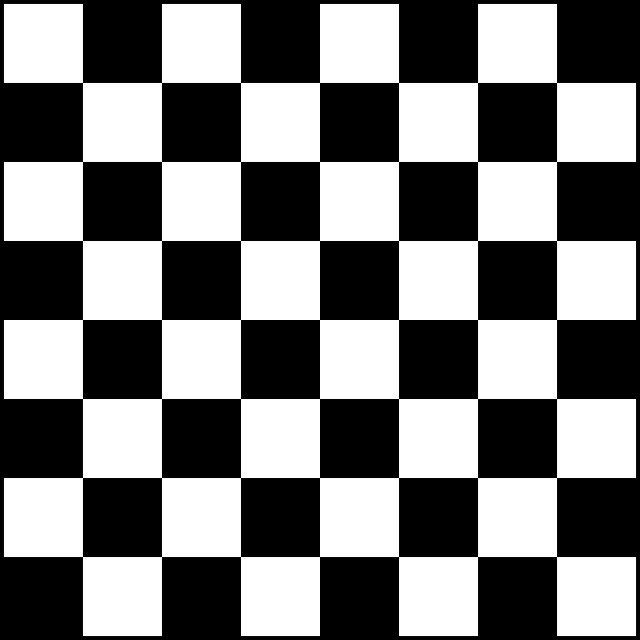
#> input picture Assignment3/board_1.jpg, 1280 x 1280 px (shown at 1/2 size)
$ jupyter execute CV_Assignment3.ipynb   (older library calls are emulated)
#> lines starting #> are read from the running program, lines starting #| are printed output that depends on the picture; after the words box and inside, x2 and y2 are one past the last pixel; in counts of white or black regions, pixels touching at a corner belong together
[cell 1]
import cv2
import numpy as np
board = cv2.imread("board_1.jpg")
#> board is the input picture: shape (1280, 1280, 3); min 0, max 255, mean 124.4
board = cv2.resize(board, (800, 800))
#> board: shape (800, 800, 3)

gray = cv2.imread("board_1.jpg", 0)
#> gray: shape (1280, 1280); min 0, max 255, mean 124.4
gray = cv2.resize(gray, (800, 800))
#> gray: shape (800, 800)

ret, thresh = cv2.threshold(gray, 40, 255, cv2.THRESH_BINARY)
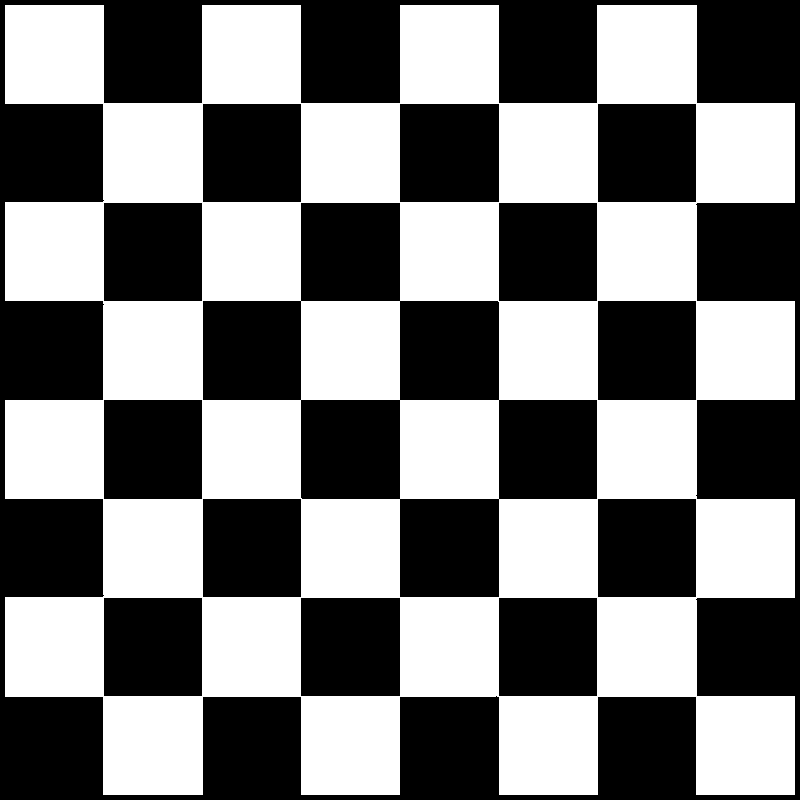
#> thresh: shape (800, 800); 49.2% white; 1 white region, box (x1, y1, x2, y2) and area: (5, 5, 795, 795) 315197

sobelx = cv2.Sobel(thresh, cv2.CV_64F, 1, 0, ksize=5)
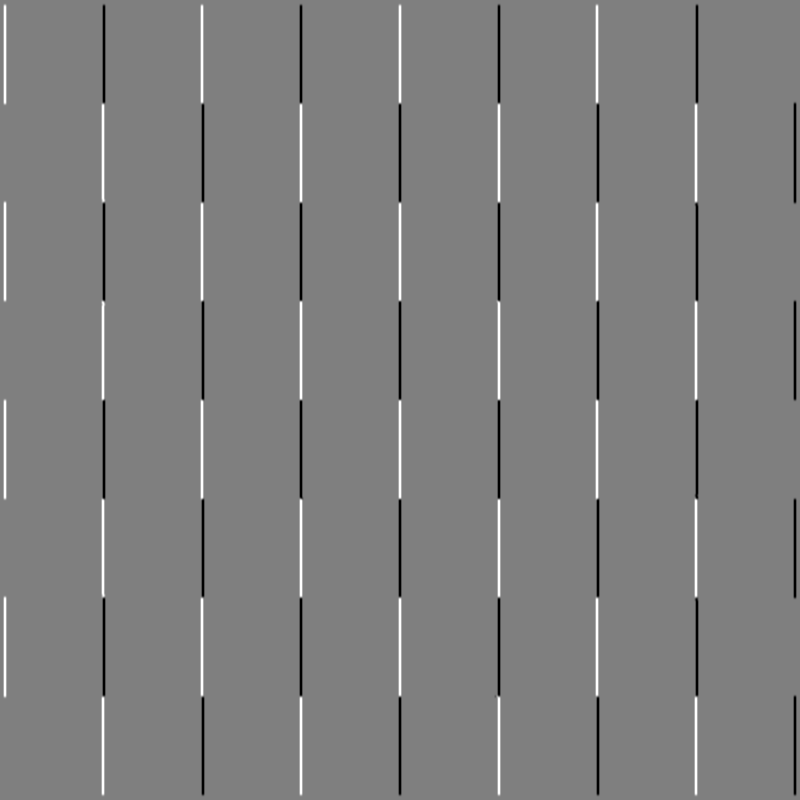
#> sobelx: shape (800, 800) float64; min -12240, max 12240, mean 0; drawn with min black and max white
sobely = cv2.Sobel(thresh, cv2.CV_64F, 0, 1, ksize=5)
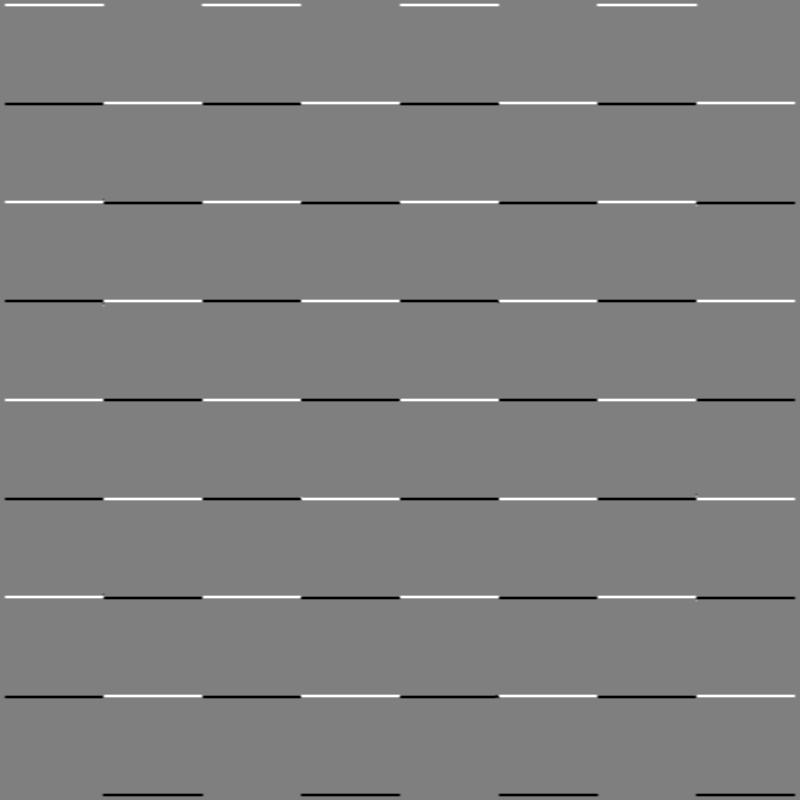
#> sobely: shape (800, 800) float64; min -12240, max 12240, mean 0; drawn with min black and max white

print(sobelx.shape)
#| (800, 800)
cv2.imshow('edegesx',sobelx)
cv2.imshow('edegesy',sobely)
cv2.waitKey(0)
cv2.destroyAllWindows()

[cell 2]
# [6 lines of commented-out code are left out]

kernelx = np.ones((20,1), np.uint8)
edegesx = cv2.dilate(sobelx, kernelx, iterations=10)
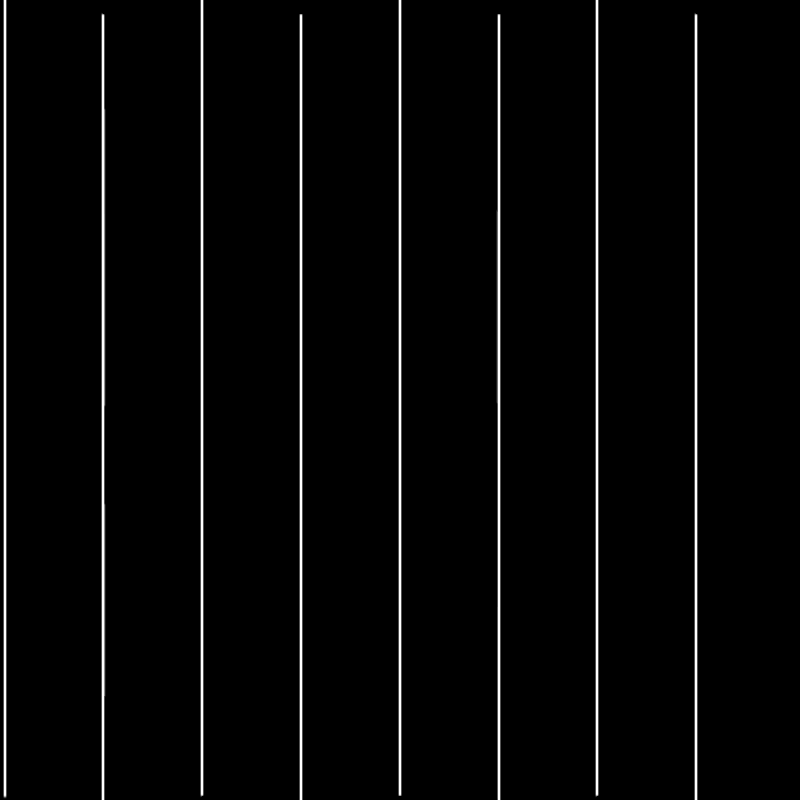
#> edegesx: shape (800, 800) float64; min 0, max 12240, mean 327.1; drawn with min black and max white

kernely = np.ones((1,20), np.uint8)
edegesy = cv2.dilate(sobely, kernely, iterations=10)
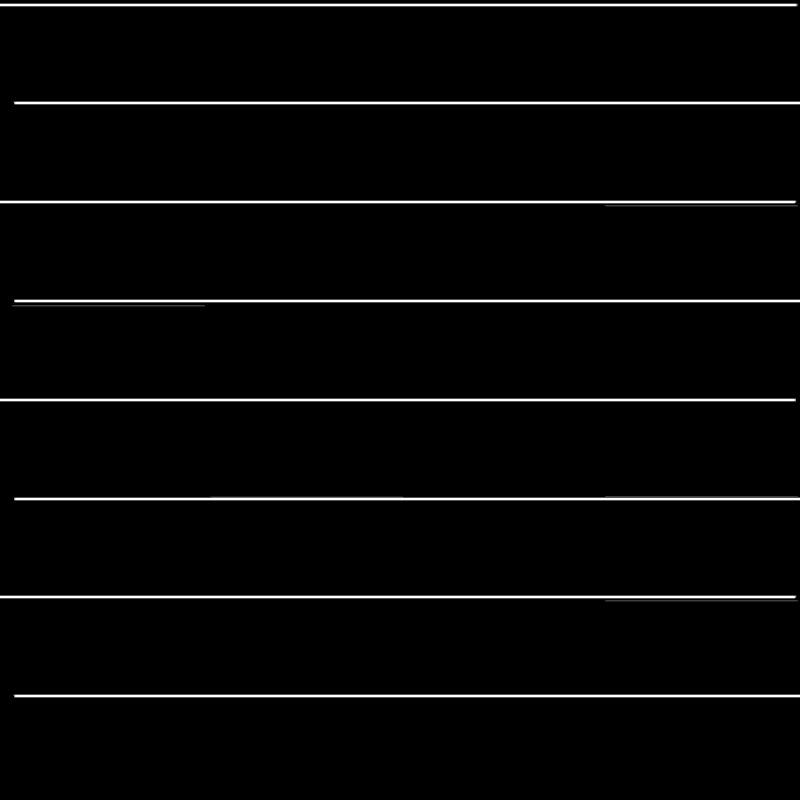
#> edegesy: shape (800, 800) float64; min 0, max 12240, mean 328.6; drawn with min black and max white

each=board.shape[1]/8-1; #Each_box #-1 is to give grace
#> each = 99

font = cv2.FONT_HERSHEY_COMPLEX_SMALL
fontScale = 1
color = (255, 0, 0)
thickness = 1
height, width = board.shape[:2]
#> height = 800; width = 800
arr = {}
for x in range(0, height):
     for y in range(0, width):
        if sobelx[x][y]!=0 and sobely[x][y]!=0:
            l=str(int(y/each)) #0-10 will be 0 Since 10/99
            r=str(int(x/each))

#             if(not_in_arr(arr, l, r)):
#                 arr[l] = r;
            text="("+l+","+r+")"
            if(l==8):
                cv2.putText(board,text,(x-50, y-50),font,fontScale,color,thickness, cv2.LINE_AA)
                board[x,y] = [255,0,0]
            else:
                cv2.putText(board,text,(x,y),font,fontScale,color,thickness, cv2.LINE_AA)
                board[x, y] = [0,255,0]
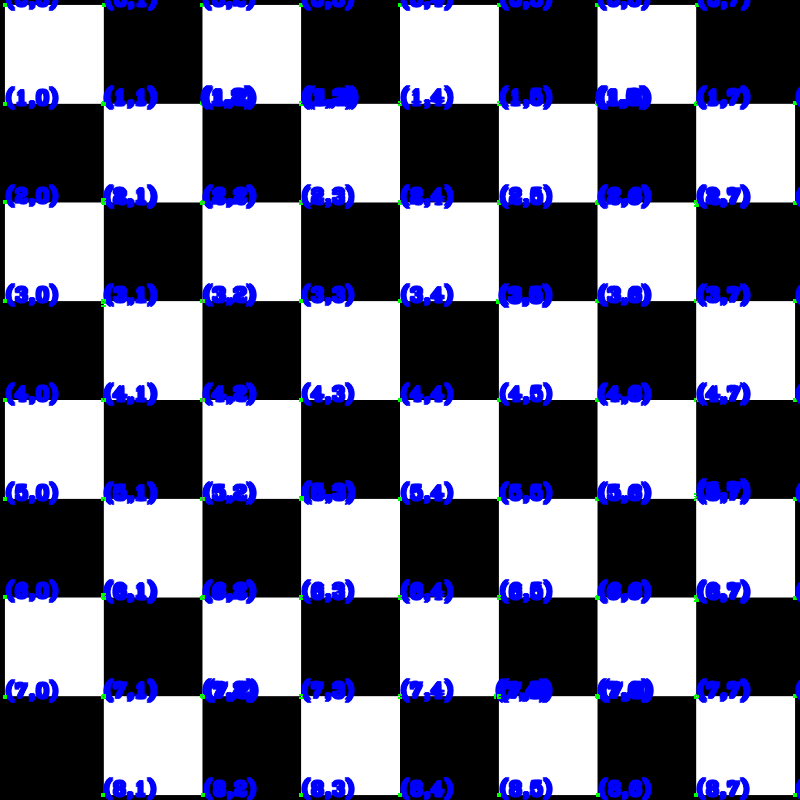
#> board: shape (800, 800, 3); mean B, G, R 135.6, 114.4, 113.9

[cell 3]
board = cv2.resize(board, (700, 700))
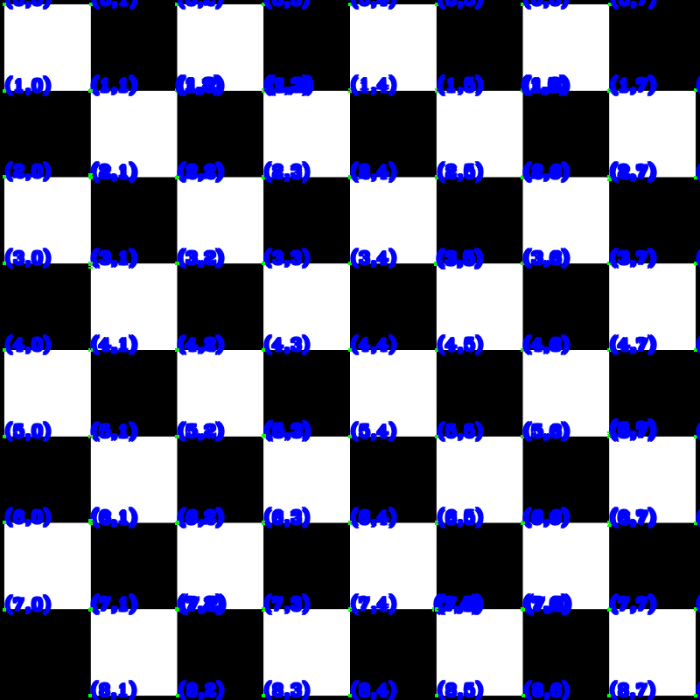
#> board: shape (700, 700, 3); mean B, G, R 135.6, 114.4, 113.9
cv2.imwrite('Points.png', board)
# cv2.imshow('edegesx', edegesx)
# cv2.imshow('edegesy', edegesy)
cv2.imshow('corners', board)
cv2.waitKey(0)
cv2.destroyAllWindows()
